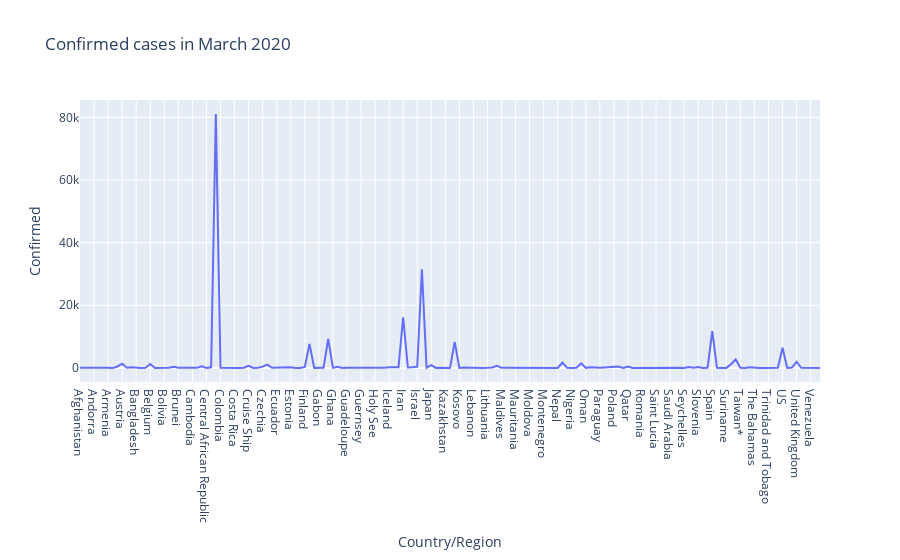

The notebook cell this image was saved under:
### Markdown cell above
Confirmed Cases

### Code cell
fig=px.line(output1,y="Confirmed",title="Confirmed cases in March 2020")
fig.show()

### Figure 1 — Plotly figure (JSON) as saved in the notebook; plotly's stock layout.template omitted (floating-point values rounded to 4 significant figures; data arrays with more than 128 entries replaced by an {"elided": "..."} marker saying what was removed)
{"data": [{"hovertemplate": "Country/Region=%{x}<br>Confirmed=%{y}<extra></extra>", "legendgroup": "", "line": {"color": "#636efa", "dash": "solid"}, "marker": {"symbol": "circle"}, "mode": "lines", "name": "", "orientation": "v", "showlegend": false, "type": "scatter", "x": {"elided": "159 str values"}, "xaxis": "x", "y": {"elided": "159 int values"}, "yaxis": "y"}], "layout": {"legend": {"tracegroupgap": 0}, "title": {"text": "Confirmed cases in March 2020"}, "xaxis": {"anchor": "y", "domain": [0, 1], "title": {"text": "Country/Region"}}, "yaxis": {"anchor": "x", "domain": [0, 1], "title": {"text": "Confirmed"}}}}
